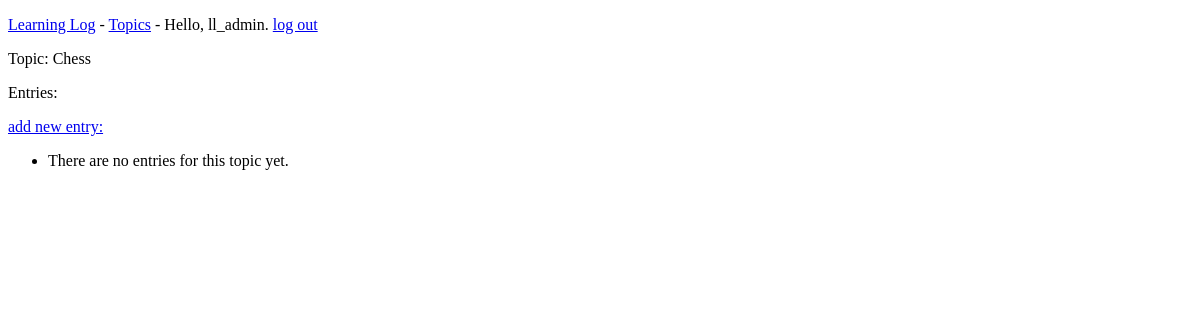
Before: /topics/1/ (signed in) with the older database file.
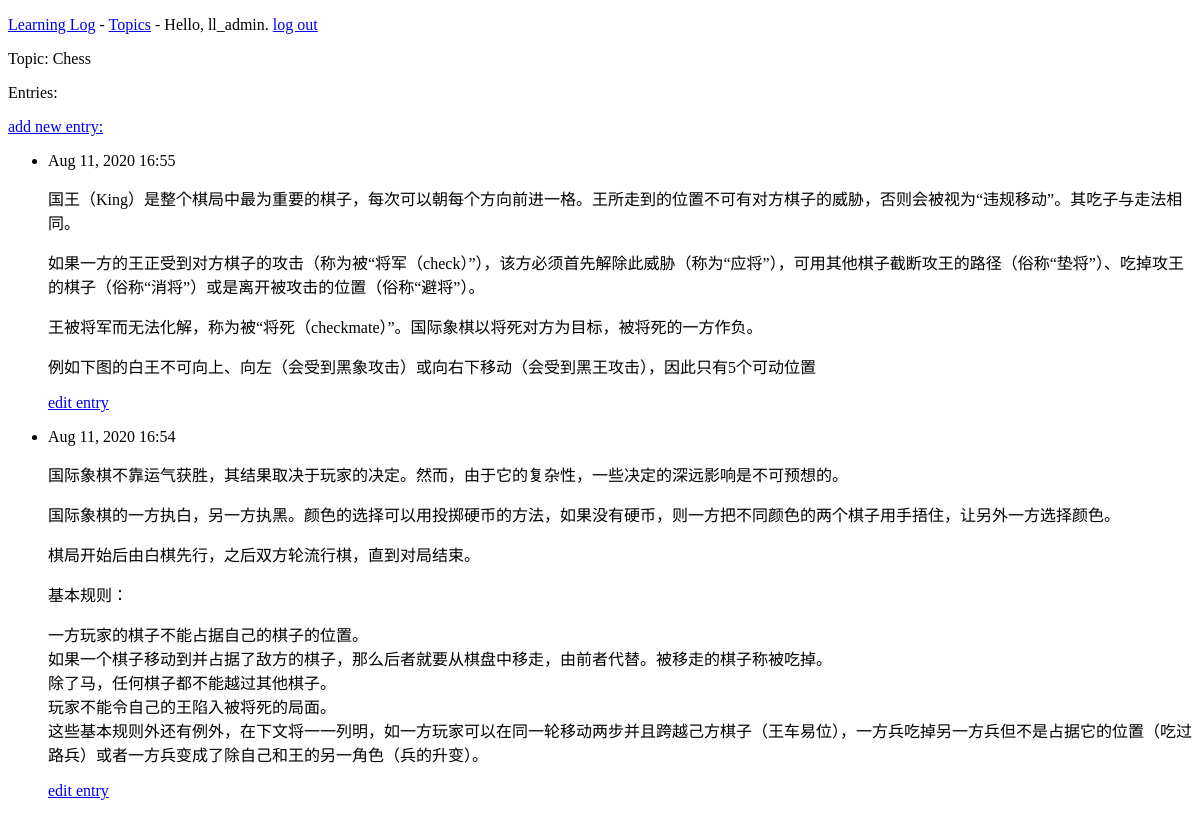
After: the same page with the newer database file.
### learning_logs/models.py (models this page shows, shortened)
class Topic(models.Model):
    text = models.CharField(max_length=200)
    date_added = models.DateTimeField(auto_now_add=True)
    ower = models.ForeignKey(User)  # 建议与模型User的外键关系
    def __str__(self):
        return self.text

class Entry(models.Model):
    topic = models.ForeignKey(Topic, on_delete=models.CASCADE)
    text = models.TextField()
    date_added = models.DateTimeField(auto_now_add=True)
    class Meta:
        verbose_name_plural = 'entries'

### learning_logs/views.py (the view)
# urls.py: url(r'^topics/(?P<topic_id>\d+)/$', views.topic, name='topic'),
@login_required()
def topic(request, topic_id):
    topic = Topic.objects.get(id=topic_id)
    entries = topic.entry_set.order_by('-date_added')  # - date_added 前面的减号指定按降序排序
    context = {'topic': topic, 'entries': entries}
    return render(request, 'learning_logs/topic.html', context)

### learning_logs/templates/learning_logs/topic.html
{% extends 'learning_logs/base.html' %}
{% block content %}
  <p> Topic: {{ topic }}</p>
  <p> Entries: </p>
  <p>
      <a href="{% url 'learning_logs:new_entry' topic.id %}">add new entry:</a>
  </p>
  <ul>
    {% for entry in entries %}
    <li>
        <p>{{ entry.date_added|date:'M d, Y H:i' }}</p>
        <p>{{ entry.text|linebreaks }}</p>
        <p>
            <a href="{% url 'learning_logs:edit_entry' entry.id %}">edit entry</a>
        </p>
    </li>
    {% empty %}
        <li>
            There are no entries for this topic yet.
        </li>
    {% endfor %}
  </ul>
{% endblock content %}

### learning_logs/templates/learning_logs/base.html (shortened to what this page needs)
<!DOCTYPE html>
<html lang="en">
<head>
</head>
<body>
<p>
    <a href="{% url 'learning_logs:index' %}">Learning Log</a> -
    <a href="{% url 'learning_logs:topics' %}">Topics</a> -
    {% if user.is_authenticated %}
      Hello, {{ user.username }}.
      <a href="{% url 'users:logout' %}">log out</a>
    {% else %}
      <a href="{% url 'users:register' %}">register</a>
      <a href="{% url 'users:login' %}">log in</a>
    {% endif %}
</p>
{% block content %}{% endblock content %}
</body>
</html>

Changed rows visible on the page:
added Entry: date_added "Aug 11, 2020 16:55", text "国王（King）是整个棋局中最为重要的棋子，每次可以朝每个方向前进一格。王所走到的位置不可有对方棋子的威胁，否则会被视为“违规移动”。其吃子与走法相同。 如果一方的王正受到对方棋子的攻击（称为被“将军（check）”），该方必须首先解除此威胁（称为“应将”），可用其他棋子截断攻王的路径（俗称“垫将”）、吃掉攻王的棋子（俗称“消将”）或是离开被攻击的位置（俗称“避将”）。 王被将军而无法化解，称为被“将死（checkmate）”。国际象棋以将死对方为目标，被将死的一方作负。 例如下图的白王不可向上、向左（会受到黑象攻击）或向右下移动（会受到黑王攻击），因此只有5个可动位置"
added Entry: date_added "Aug 11, 2020 16:54", text "国际象棋不靠运气获胜，其结果取决于玩家的决定。然而，由于它的复杂性，一些决定的深远影响是不可预想的。 国际象棋的一方执白，另一方执黑。颜色的选择可以用投掷硬币的方法，如果没有硬币，则一方把不同颜色的两个棋子用手捂住，让另外一方选择颜色。 棋局开始后由白棋先行，之后双方轮流行棋，直到对局结束。 基本规则： 一方玩家的棋子不能占据自己的棋子的位置。 如果一个棋子移动到并占据了敌方的棋子，那么后者就要从棋盘中移走，由前者代替。被移走的棋子称被吃掉。 除了马，任何棋子都不能越过其他棋子。 玩家不能令自己的王陷入被将死的局面。 这些基本规则外还有例外，在下文将一一列明，如一方玩家可以在同一轮移动两步并且跨越己方棋子（王车易位），一方兵吃掉另一方兵但不是占据它的位置（吃过路兵）或者一方兵变成了除自己和王的另一角色（兵的升变）。"
Other visible differences:
text no longer shown: "There are no entries for this topic yet."
